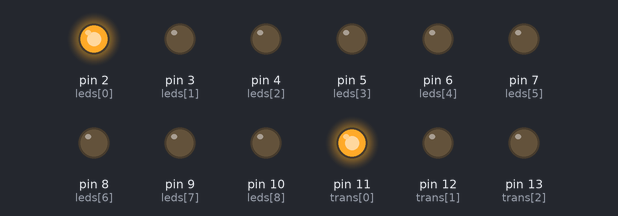
A sketch run on a simulated Arduino Uno, built with avr-gcc and run on an emulated ATmega328P. On the bench: output pins drawn as LEDs (lit = HIGH).

Above: at 0.2 s.
At 2.7 s:
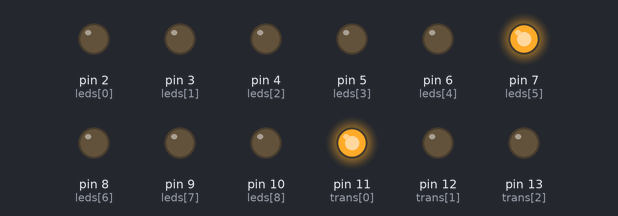
At 5.2 s:
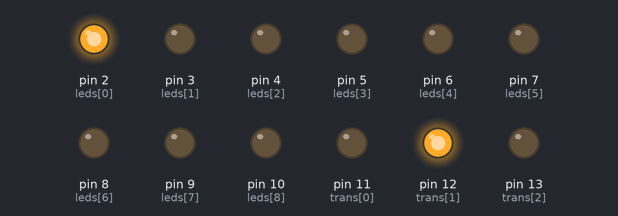
At 10.2 s:
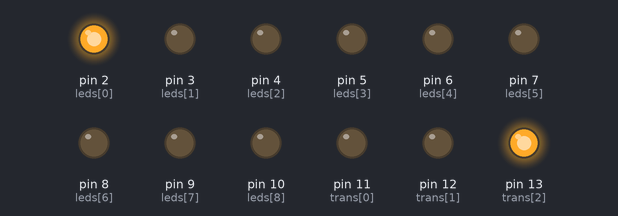
At 15.2 s:
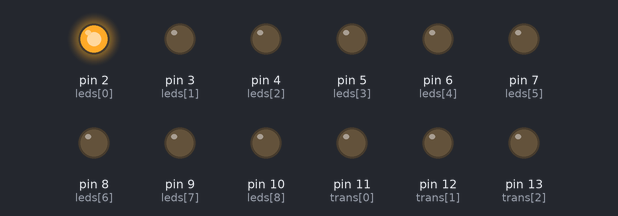
At 20.0 s:
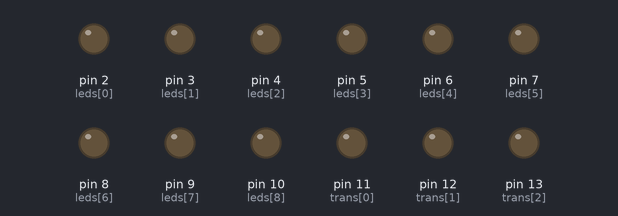
Timing chart, 0 to 26.7 s (numbered marks = the images above):
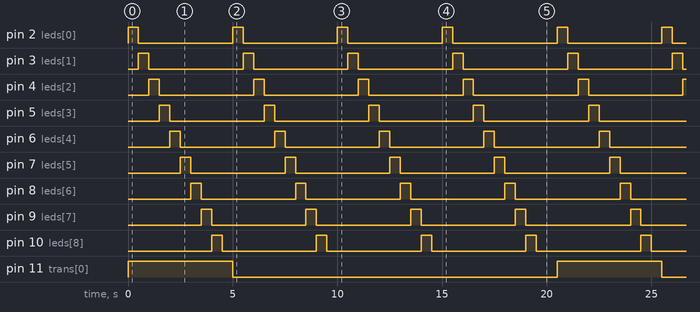

The sketch:

001.ino
```cpp
/**********************************************************************************
**                                                                               **
**                                Cub de leds                                    **
**                                                                               **
** NOM:                                                                     DATA:**
**********************************************************************************/

//********** Includes *************************************************************

//********** Variables ************************************************************
int leds[] = {2, 3, 4, 5, 6, 7, 8, 9, 10};
int trans[] = {11, 12, 13};
int i;
int j;
int temps = 500;

//********** Setup ****************************************************************
void setup(){
 Serial.begin(9600);

    for (int i = 0; i < 4; i ++ ){ //repetim aquest programa fins que tota l'arrai es posa a 0
        pinMode(trans[i], OUTPUT); //determinem els pins de sortida
        digitalWrite(trans[i], LOW); //posem els pins a 0
    }

    for (int i = 0; i < 10; i ++ ){ //repetim aquest programa fins que tota l'arrai es posa a 0
        pinMode(leds[i], OUTPUT);  //determinem els pins de sortida
        digitalWrite(leds[i], LOW); //posem els pins a 0
    }
}

//********** Loop *****************************************************************
void loop(){


    for (int j = 0; j < 4; j ++ ){ //al primer cicle encén el primer transistor, al segon el segon...
        digitalWrite (trans[j], HIGH); //encén el transistor
        for (int i = 0; i < 10; i ++ ){ //al primer cicle encén el primer led, al segon el segon...
            digitalWrite(leds[i], HIGH); //encén el led
            delay(temps);
            digitalWrite(leds[i], LOW); //apaga el led
        }
        digitalWrite (trans[j], LOW); //apaga el transistor
    }
    delay(temps); //delay
}
//********** Funcions *************************************************************
```

Measured:
- by itself, pin 11 (trans[0]), pin 12 (trans[1]), pin 13 (trans[2]): alternates HIGH for 5.0 s and LOW for 15.5 s
- by itself, pin 2 (leds[0]), pin 3 (leds[1]), pin 4 (leds[2]), pin 5 (leds[3]), pin 6 (leds[4]), pin 7 (leds[5]), pin 8 (leds[6]), pin 9 (leds[7]), pin 10 (leds[8]): alternates HIGH for 0.50 s and LOW for 4.5 s
